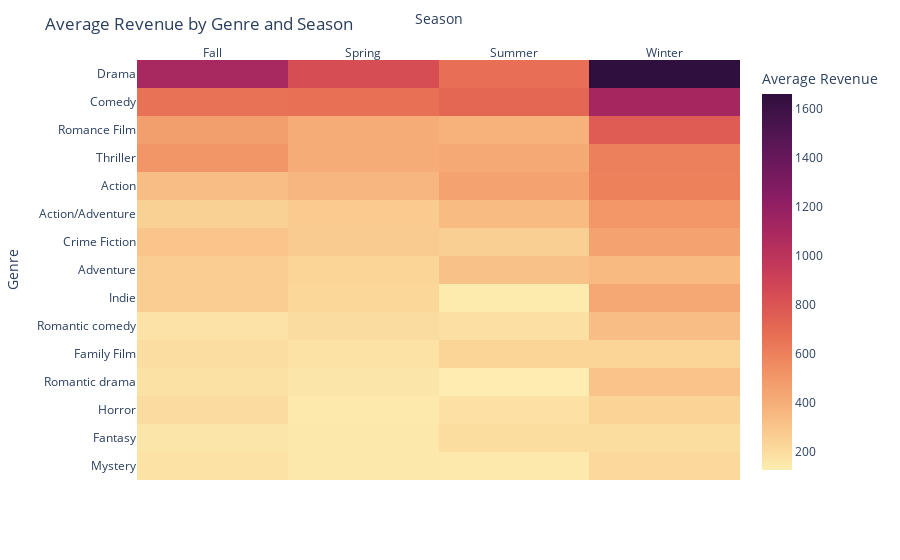

The notebook cell this image was saved under:
### Code cell
# Create the heatmap using Plotly
fig = px.imshow(
    pivot_table,
    labels=dict(x="Season", y="Genre", color="Average Revenue"),
    x=pivot_table.columns,
    y=pivot_table.index,
    color_continuous_scale="matter",
    aspect="auto"  # Adjust the aspect ratio to make cells wide rectangles
)

fig.update_layout(
    title="Average Revenue by Genre and Season",
    xaxis_title="Season",
    yaxis_title="Genre",
    xaxis=dict(side="top"),  # Place the x-axis at the top
)

# Add season labels
fig.update_xaxes(tickvals=[0, 1, 2, 3], ticktext=["Fall", "Spring", "Summer", "Winter"])

# Save the plot to an HTML file
fig.write_html("genre_season_heatmap.html", include_plotlyjs="cdn")

# Optionally, show the plot in the notebook
fig.show()

### Figure 1 — Plotly figure (JSON) as saved in the notebook; plotly's stock layout.template omitted (floating-point values rounded to 4 significant figures)
{"data": [{"coloraxis": "coloraxis", "hovertemplate": "Season: %{x}<br>Genre: %{y}<br>Average Revenue: %{z}<extra></extra>", "name": "0", "type": "heatmap", "x": ["Fall", "Spring", "Summer", "Winter"], "xaxis": "x", "y": ["Drama", "Comedy", "Romance Film", "Thriller", "Action", "Action/Adventure", "Crime Fiction", "Adventure", "Indie", "Romantic comedy", "Family Film", "Romantic drama", "Horror", "Fantasy", "Mystery"], "yaxis": "y", "z": [[1101, 838, 674, 1662], [664, 673, 715, 1120], [470, 411, 383, 767], [509, 411, 424, 608], [334, 364, 450, 601], [246, 278, 338, 502], [301, 272, 254, 451], [260, 231, 318, 349], [259, 223, 138, 428], [172, 199, 188, 336], [194, 174, 235, 236], [176, 161, 125, 308], [203, 144, 181, 238], [159, 148, 197, 195], [175, 147, 141, 215]]}], "layout": {"coloraxis": {"colorbar": {"title": {"text": "Average Revenue"}}, "colorscale": [[0, "rgb(253, 237, 176)"], [0.09091, "rgb(250, 205, 145)"], [0.1818, "rgb(246, 173, 119)"], [0.2727, "rgb(240, 142, 98)"], [0.3636, "rgb(231, 109, 84)"], [0.4545, "rgb(216, 80, 83)"], [0.5455, "rgb(195, 56, 90)"], [0.6364, "rgb(168, 40, 96)"], [0.7273, "rgb(138, 29, 99)"], [0.8182, "rgb(107, 24, 93)"], [0.9091, "rgb(76, 21, 80)"], [1, "rgb(47, 15, 61)"]]}, "margin": {"t": 60}, "title": {"text": "Average Revenue by Genre and Season"}, "xaxis": {"anchor": "y", "domain": [0, 1], "side": "top", "ticktext": ["Fall", "Spring", "Summer", "Winter"], "tickvals": [0, 1, 2, 3], "title": {"text": "Season"}}, "yaxis": {"anchor": "x", "autorange": "reversed", "domain": [0, 1], "title": {"text": "Genre"}}}}
